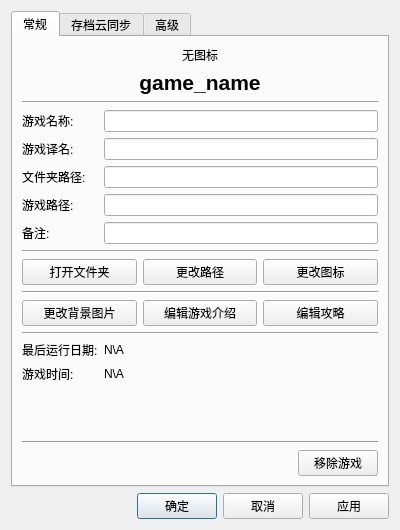
<?xml version="1.0" encoding="UTF-8"?>
<ui version="4.0">
 <class>Dialog</class>
 <widget class="QDialog" name="Dialog">
  <property name="geometry">
   <rect>
    <x>0</x>
    <y>0</y>
    <width>400</width>
    <height>530</height>
   </rect>
  </property>
  <property name="minimumSize">
   <size>
    <width>400</width>
    <height>530</height>
   </size>
  </property>
  <property name="maximumSize">
   <size>
    <width>400</width>
    <height>530</height>
   </size>
  </property>
  <property name="windowTitle">
   <string>属性...</string>
  </property>
  <layout class="QGridLayout" name="gridLayout">
   <item row="1" column="1">
    <layout class="QHBoxLayout" name="horizontalLayout_3">
     <item>
      <widget class="QPushButton" name="ok_btn">
       <property name="text">
        <string>确定</string>
       </property>
      </widget>
     </item>
     <item>
      <widget class="QPushButton" name="cancel_btn">
       <property name="text">
        <string>取消</string>
       </property>
      </widget>
     </item>
     <item>
      <widget class="QPushButton" name="apply_btn">
       <property name="text">
        <string>应用</string>
       </property>
      </widget>
     </item>
    </layout>
   </item>
   <item row="1" column="0">
    <spacer name="horizontalSpacer">
     <property name="orientation">
      <enum>Qt::Horizontal</enum>
     </property>
     <property name="sizeHint" stdset="0">
      <size>
       <width>40</width>
       <height>20</height>
      </size>
     </property>
    </spacer>
   </item>
   <item row="0" column="0" colspan="2">
    <widget class="QTabWidget" name="tabWidget">
     <property name="currentIndex">
      <number>0</number>
     </property>
     <widget class="QWidget" name="norm_tab">
      <attribute name="title">
       <string>常规</string>
      </attribute>
      <layout class="QGridLayout" name="gridLayout_5">
       <item row="0" column="0" colspan="2">
        <layout class="QGridLayout" name="gridLayout_2">
         <item row="14" column="0">
          <widget class="QLabel" name="label_8">
           <property name="text">
            <string>游戏时间:</string>
           </property>
          </widget>
         </item>
         <item row="4" column="1">
          <widget class="QLineEdit" name="nick_name_edit"/>
         </item>
         <item row="9" column="0" colspan="2">
          <layout class="QHBoxLayout" name="horizontalLayout">
           <item>
            <widget class="QPushButton" name="open_folder_btn">
             <property name="text">
              <string>打开文件夹</string>
             </property>
            </widget>
           </item>
           <item>
            <widget class="QPushButton" name="change_path_btn">
             <property name="text">
              <string>更改路径</string>
             </property>
            </widget>
           </item>
           <item>
            <widget class="QPushButton" name="change_icon_btn">
             <property name="text">
              <string>更改图标</string>
             </property>
            </widget>
           </item>
          </layout>
         </item>
         <item row="10" column="0" colspan="2">
          <widget class="Line" name="line_3">
           <property name="orientation">
            <enum>Qt::Horizontal</enum>
           </property>
          </widget>
         </item>
         <item row="13" column="1">
          <widget class="QLabel" name="last_run_label">
           <property name="text">
            <string>N\A</string>
           </property>
          </widget>
         </item>
         <item row="5" column="0">
          <widget class="QLabel" name="label_4">
           <property name="text">
            <string>文件夹路径:</string>
           </property>
          </widget>
         </item>
         <item row="3" column="1">
          <widget class="QLineEdit" name="game_name_edit"/>
         </item>
         <item row="15" column="0" colspan="2">
          <spacer name="verticalSpacer">
           <property name="orientation">
            <enum>Qt::Vertical</enum>
           </property>
           <property name="sizeHint" stdset="0">
            <size>
             <width>20</width>
             <height>40</height>
            </size>
           </property>
          </spacer>
         </item>
         <item row="0" column="0" colspan="2">
          <widget class="QLabel" name="icon_label">
           <property name="text">
            <string>无图标</string>
           </property>
           <property name="alignment">
            <set>Qt::AlignCenter</set>
           </property>
          </widget>
         </item>
         <item row="1" column="0" colspan="2">
          <widget class="QLabel" name="game_name_label">
           <property name="font">
            <font>
             <pointsize>16</pointsize>
             <bold>true</bold>
            </font>
           </property>
           <property name="text">
            <string>game_name</string>
           </property>
           <property name="alignment">
            <set>Qt::AlignCenter</set>
           </property>
           <property name="wordWrap">
            <bool>true</bool>
           </property>
          </widget>
         </item>
         <item row="7" column="1">
          <widget class="QLineEdit" name="ps_edit"/>
         </item>
         <item row="6" column="1">
          <widget class="QLineEdit" name="exe_path_edit"/>
         </item>
         <item row="7" column="0">
          <widget class="QLabel" name="label_7">
           <property name="text">
            <string>备注:</string>
           </property>
          </widget>
         </item>
         <item row="8" column="0" colspan="2">
          <widget class="Line" name="line_2">
           <property name="orientation">
            <enum>Qt::Horizontal</enum>
           </property>
          </widget>
         </item>
         <item row="12" column="0" colspan="2">
          <widget class="Line" name="line_4">
           <property name="orientation">
            <enum>Qt::Horizontal</enum>
           </property>
          </widget>
         </item>
         <item row="13" column="0">
          <widget class="QLabel" name="label">
           <property name="text">
            <string>最后运行日期:</string>
           </property>
          </widget>
         </item>
         <item row="17" column="0" colspan="2">
          <layout class="QHBoxLayout" name="horizontalLayout_5">
           <item>
            <spacer name="horizontalSpacer_2">
             <property name="orientation">
              <enum>Qt::Horizontal</enum>
             </property>
             <property name="sizeHint" stdset="0">
              <size>
               <width>40</width>
               <height>20</height>
              </size>
             </property>
            </spacer>
           </item>
           <item>
            <widget class="QPushButton" name="remove_game_btn">
             <property name="text">
              <string>移除游戏</string>
             </property>
            </widget>
           </item>
          </layout>
         </item>
         <item row="5" column="1">
          <widget class="QLineEdit" name="game_folder_edit"/>
         </item>
         <item row="2" column="0" colspan="2">
          <widget class="Line" name="line">
           <property name="orientation">
            <enum>Qt::Horizontal</enum>
           </property>
          </widget>
         </item>
         <item row="4" column="0">
          <widget class="QLabel" name="label_3">
           <property name="text">
            <string>游戏译名:</string>
           </property>
          </widget>
         </item>
         <item row="11" column="0" colspan="2">
          <layout class="QHBoxLayout" name="horizontalLayout_4">
           <item>
            <widget class="QPushButton" name="change_bg_btn">
             <property name="text">
              <string>更改背景图片</string>
             </property>
            </widget>
           </item>
           <item>
            <widget class="QPushButton" name="edit_metadata_btn">
             <property name="text">
              <string>编辑游戏介绍</string>
             </property>
            </widget>
           </item>
           <item>
            <widget class="QPushButton" name="edit_txt_btn">
             <property name="text">
              <string>编辑攻略</string>
             </property>
            </widget>
           </item>
          </layout>
         </item>
         <item row="14" column="1">
          <widget class="QLabel" name="total_time_label">
           <property name="text">
            <string>N\A</string>
           </property>
          </widget>
         </item>
         <item row="6" column="0">
          <widget class="QLabel" name="label_6">
           <property name="text">
            <string>游戏路径:</string>
           </property>
          </widget>
         </item>
         <item row="3" column="0">
          <widget class="QLabel" name="label_2">
           <property name="text">
            <string>游戏名称:</string>
           </property>
          </widget>
         </item>
         <item row="16" column="0" colspan="2">
          <widget class="Line" name="line_7">
           <property name="orientation">
            <enum>Qt::Horizontal</enum>
           </property>
          </widget>
         </item>
        </layout>
       </item>
      </layout>
     </widget>
     <widget class="QWidget" name="ncd_tab">
      <attribute name="title">
       <string>存档云同步</string>
      </attribute>
      <layout class="QGridLayout" name="gridLayout_4">
       <item row="0" column="0">
        <layout class="QGridLayout" name="gridLayout_3">
         <item row="3" column="0" colspan="2">
          <widget class="Line" name="line_8">
           <property name="orientation">
            <enum>Qt::Horizontal</enum>
           </property>
          </widget>
         </item>
         <item row="0" column="0" colspan="2">
          <widget class="QCheckBox" name="use_ncd_checkbox">
           <property name="text">
            <string>启用存档云同步</string>
           </property>
          </widget>
         </item>
         <item row="5" column="0" colspan="2">
          <widget class="Line" name="line_9">
           <property name="orientation">
            <enum>Qt::Horizontal</enum>
           </property>
          </widget>
         </item>
         <item row="2" column="1">
          <widget class="QLabel" name="sync_status_label">
           <property name="text">
            <string>N\A</string>
           </property>
          </widget>
         </item>
         <item row="8" column="1">
          <widget class="QLabel" name="save_date_label">
           <property name="text">
            <string>N\A</string>
           </property>
          </widget>
         </item>
         <item row="7" column="0" colspan="2">
          <widget class="Line" name="line_10">
           <property name="orientation">
            <enum>Qt::Horizontal</enum>
           </property>
          </widget>
         </item>
         <item row="6" column="1">
          <widget class="QLabel" name="sync_savepath_label">
           <property name="text">
            <string>N\A</string>
           </property>
           <property name="wordWrap">
            <bool>true</bool>
           </property>
          </widget>
         </item>
         <item row="4" column="0">
          <widget class="QLabel" name="label_5">
           <property name="text">
            <string>本地存档路径:</string>
           </property>
          </widget>
         </item>
         <item row="4" column="1">
          <widget class="QLabel" name="savedata_label">
           <property name="sizePolicy">
            <sizepolicy hsizetype="Expanding" vsizetype="Fixed">
             <horstretch>0</horstretch>
             <verstretch>0</verstretch>
            </sizepolicy>
           </property>
           <property name="text">
            <string>N\A</string>
           </property>
           <property name="wordWrap">
            <bool>true</bool>
           </property>
          </widget>
         </item>
         <item row="8" column="0">
          <widget class="QLabel" name="label_12">
           <property name="text">
            <string>云存档日期:</string>
           </property>
          </widget>
         </item>
         <item row="6" column="0">
          <widget class="QLabel" name="label_14">
           <property name="text">
            <string>云同步路径:</string>
           </property>
          </widget>
         </item>
         <item row="9" column="0" colspan="2">
          <widget class="Line" name="line_5">
           <property name="orientation">
            <enum>Qt::Horizontal</enum>
           </property>
          </widget>
         </item>
         <item row="11" column="0" colspan="2">
          <spacer name="verticalSpacer_2">
           <property name="orientation">
            <enum>Qt::Vertical</enum>
           </property>
           <property name="sizeHint" stdset="0">
            <size>
             <width>20</width>
             <height>40</height>
            </size>
           </property>
          </spacer>
         </item>
         <item row="10" column="0" colspan="2">
          <layout class="QHBoxLayout" name="horizontalLayout_2">
           <item>
            <widget class="QPushButton" name="open_savedata_btn">
             <property name="text">
              <string>打开存档目录</string>
             </property>
            </widget>
           </item>
           <item>
            <widget class="QPushButton" name="fix_ncd_btn">
             <property name="text">
              <string>修复云同步连接</string>
             </property>
            </widget>
           </item>
          </layout>
         </item>
         <item row="2" column="0">
          <widget class="QLabel" name="label_10">
           <property name="text">
            <string>云同步状态：</string>
           </property>
          </widget>
         </item>
         <item row="1" column="0" colspan="2">
          <widget class="Line" name="line_11">
           <property name="orientation">
            <enum>Qt::Horizontal</enum>
           </property>
          </widget>
         </item>
        </layout>
       </item>
      </layout>
     </widget>
     <widget class="QWidget" name="adva_tab">
      <attribute name="title">
       <string>高级</string>
      </attribute>
      <layout class="QGridLayout" name="gridLayout_7">
       <item row="0" column="0">
        <layout class="QGridLayout" name="gridLayout_6">
         <item row="1" column="0" colspan="2">
          <widget class="Line" name="line_6">
           <property name="orientation">
            <enum>Qt::Horizontal</enum>
           </property>
          </widget>
         </item>
         <item row="2" column="0" colspan="2">
          <spacer name="verticalSpacer_3">
           <property name="orientation">
            <enum>Qt::Vertical</enum>
           </property>
           <property name="sizeHint" stdset="0">
            <size>
             <width>20</width>
             <height>40</height>
            </size>
           </property>
          </spacer>
         </item>
         <item row="0" column="1">
          <widget class="QLineEdit" name="run_arg_edit"/>
         </item>
         <item row="0" column="0">
          <widget class="QLabel" name="label_9">
           <property name="text">
            <string>运行参数:</string>
           </property>
          </widget>
         </item>
        </layout>
       </item>
      </layout>
     </widget>
    </widget>
   </item>
  </layout>
 </widget>
 <resources/>
 <connections/>
</ui>
